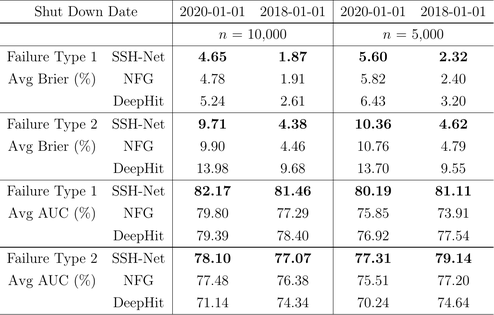
#> input picture output/tables/page_15.png_table_0.png, 494 x 315 px, shrunk from 1138 x 725 before the run
$ jupyter execute --allow-errors Machine_Learning_Project_Final.ipynb
#> lines starting #> are read from the running program, lines starting #| are printed output that depends on the picture; after the words box and inside, x2 and y2 are one past the last pixel; in counts of white or black regions, pixels touching at a corner belong together
# 📄 Machine Learning Project

## Automated Table Extraction from Scientific PDF Documents using Computer Vision and Deep Learning

### Course
Machine Learning

### Team Members
- Mahesh J Dattatreya
- Sirisha Kummari
- Pradeep Singh Yadav

### Group Number
ML_DS_120B_03

### Matriculation Numbers
- 49023456
- 72415466
- 63942446

### Date
June 2026

Cell 2- # Problem Statement

Scientific research papers, reports, and technical documents often contain important information presented in tabular format. Extracting these tables manually is time-consuming, error-prone, and impractical for large collections of documents. Traditional OCR techniques can recognize text but usually fail to preserve the logical structure of tables, such as rows, columns, and cell relationships.

### Objectives

- Convert PDF documents into images
- Detect table regions automatically
- Extract tables from the document
- Recognize table structure
- Convert extracted tables into machine-readable CSV format

### Research Question

How can deep learning-based table detection and structure recognition improve the accuracy and automation of extracting tabular data from scientific PDF documents compared with traditional OCR-only approaches?

Cell 3 - # Dataset Description

### Dataset Source

The dataset consists of scientific research papers in PDF format.

### Files Used

- sample_paper.pdf

### Data Characteristics

- Scientific journal articles
- Multi-page PDF documents
- Tables with rows and columns
- Graphs and figures
- Complex layouts

### Expected Output

For each detected table, the system produces:

- Table boundary
- Table structure
- OCR extracted text
- CSV file

[cell 1]
import os
import cv2
import torch
import numpy as np
import pandas as pd
import matplotlib.pyplot as plt

print("All libraries imported successfully!")
print("Torch:", torch.__version__)
print("NumPy:", np.__version__)
print("OpenCV:", cv2.__version__)
print("Pandas:", pd.__version__)

Cell 4 - # Step 1 : Convert PDF into Images

Scientific papers are first converted into high-resolution page images.

These images are used as input for the table detection model.

[cell 2]
from pdf2image import convert_from_path
import os

# -----------------------------
# Paths
# -----------------------------
pdf_path = "../dataset/pdfs/sample_paper.pdf"
output_dir = "../dataset/images"

# Create output folder
os.makedirs(output_dir, exist_ok=True)

# Verify paths
print("Current Working Directory:", os.getcwd())
print("PDF Exists:", os.path.exists(pdf_path))
print("PDF Path:", os.path.abspath(pdf_path))

# -----------------------------
# Convert PDF to Images
# -----------------------------
try:
    pages = convert_from_path(
        pdf_path,
        dpi=200,
        fmt="png",
        poppler_path="/usr/local/opt/poppler/bin"
    )

    print(f"\nFound {len(pages)} pages.\n")

    for i, page in enumerate(pages):
        image_path = os.path.join(output_dir, f"page_{i+1}.png")
        page.save(image_path, "PNG")
        print(f"Saved: {image_path}")

    print("\n✅ PDF successfully converted to images!")

except Exception as e:
    print("\n❌ Error occurred:")
    print(type(e).__name__)
    print(e)

[cell 3]
import os

print(os.getcwd())
print(os.path.exists("../dataset/pdfs/sample_paper.pdf"))
print(os.path.abspath("../dataset/pdfs/sample_paper.pdf"))

cell 5 -# Step 2: Table Detection

This step detects tables present in the document pages using the Microsoft Table Transformer model.

**Input**
- Images generated from the PDF

**Output**
- Cropped table images
- Table bounding boxes

[cell 4]
from PIL import Image, ImageDraw
import matplotlib.pyplot as plt
import os
import torch
from transformers import (
    AutoImageProcessor,
    TableTransformerForObjectDetection,
)

# -----------------------------
# Input image (cropped table)
# -----------------------------
image_path = "../output/tables/page_15.png_table_0.png"

if not os.path.exists(image_path):
    raise FileNotFoundError(f"Image not found: {image_path}")

print("Loading image...")
image = Image.open(image_path).convert("RGB")
#> image is the input picture: PIL image 494x315 RGB; min 0, max 255, mean 239

# -----------------------------
# Load Table Transformer
# -----------------------------
print("Loading processor...")
#> (the rest of this cell did not finish here and is left out)

Cell 6 - ## ## Step 3: Table Structure Recognition

This step uses Microsoft's **Table Transformer Structure Recognition** model to identify the internal layout of the detected table.

The model predicts the structural elements of the table, including:

- Rows
- Columns
- Column headers
- Spanning cells

The detected structures are visualized by drawing bounding boxes on the table image.

[cell 5]
from PIL import Image, ImageDraw
import matplotlib.pyplot as plt
import os
import torch

from transformers import (
    AutoImageProcessor,
    TableTransformerForObjectDetection
)

# --------------------------------------------------
# Input table image
# --------------------------------------------------
image_path = "../output/tables/page_15.png_table_0.png"

if not os.path.exists(image_path):
    raise FileNotFoundError(f"Image not found: {image_path}")

print("Loading table image...")
image = Image.open(image_path).convert("RGB")

# --------------------------------------------------
# Load Structure Recognition Model
# --------------------------------------------------
print("Loading processor...")

#> (the rest of this cell did not finish here and is left out)

### Result

The Table Transformer Structure Recognition model successfully identified the internal components of the detected table.

The predicted structural elements, including rows, columns, headers, and spanning cells, are highlighted with bounding boxes.

This structural information is used in the next stage to accurately locate individual table cells before OCR is performed.

## Step 4: Cell Detection

After identifying the table structure, the next step is to detect the individual table cells.

This is achieved using traditional computer vision techniques:

- Convert the image to grayscale
- Apply binary thresholding
- Detect horizontal and vertical lines using morphological operations
- Combine the detected lines to reconstruct the table grid
- Detect contours corresponding to individual cells
- Draw bounding boxes around each detected cell

These detected cells will be passed to the OCR module in the next stage.

[cell 6]
import cv2
import numpy as np
import matplotlib.pyplot as plt
import os

# --------------------------------------------------
# Load page image
# --------------------------------------------------
image_path = "../dataset/images/page_20.png"

if not os.path.exists(image_path):
    raise FileNotFoundError(f"Image not found: {image_path}")

image = cv2.imread(image_path)
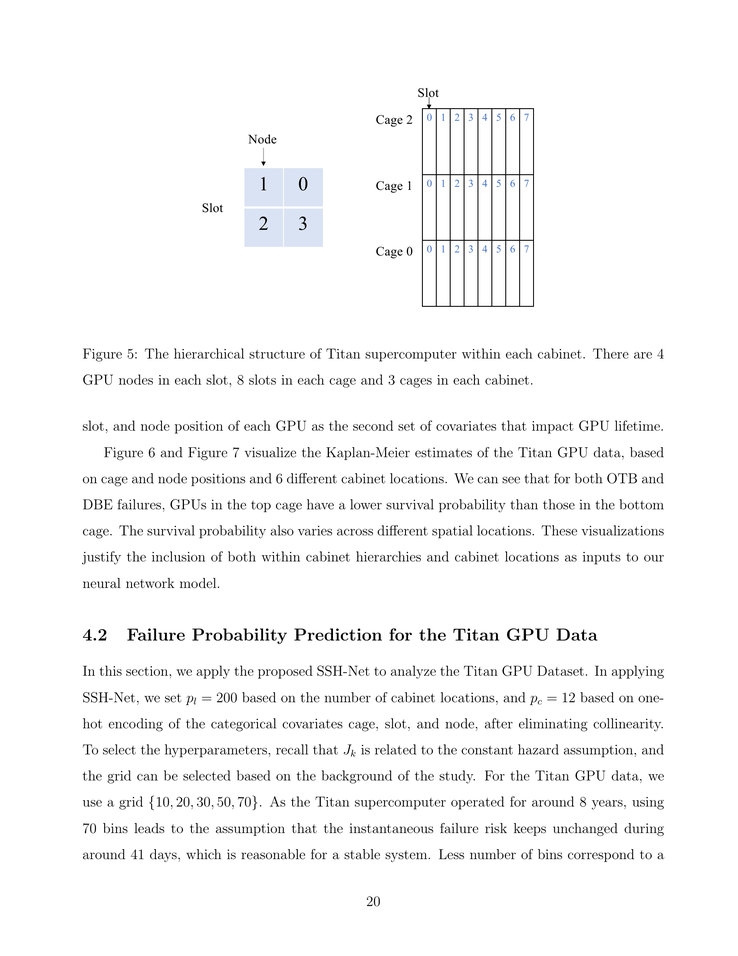
#> input picture dataset/images/page_20.png, 738 x 956 px, shrunk from 1700 x 2200 before the run
#> image is the input picture: shape (956, 738, 3); mean B, G, R 247.1, 246.9, 246.8

# --------------------------------------------------
# Convert to grayscale
# --------------------------------------------------
gray = cv2.cvtColor(image, cv2.COLOR_BGR2GRAY)

# --------------------------------------------------
# Binary Threshold
# --------------------------------------------------
_, binary = cv2.threshold(
    gray,
    180,
    255,
    cv2.THRESH_BINARY_INV
)
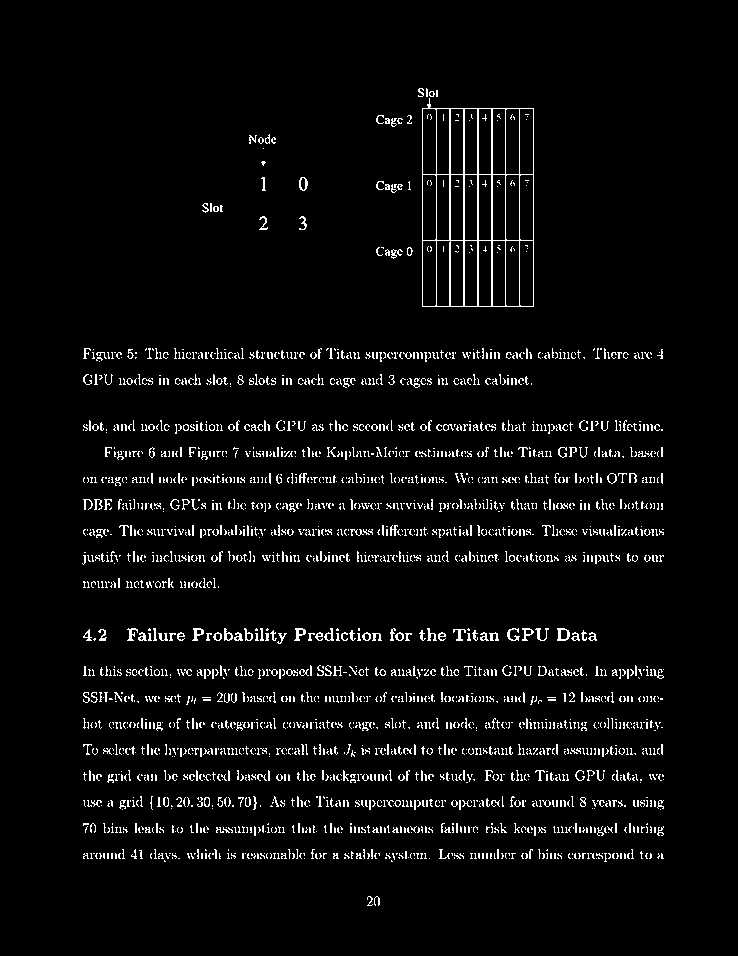
#> binary: shape (956, 738); 4.3% white in thin lines or dots, all inside (x1, y1, x2, y2) = (82, 88, 664, 906)

# --------------------------------------------------
# Detect Horizontal Lines
# --------------------------------------------------
horizontal_kernel = cv2.getStructuringElement(
    cv2.MORPH_RECT,
    (40, 1)
)

horizontal = cv2.morphologyEx(
    binary,
    cv2.MORPH_OPEN,
    horizontal_kernel
)
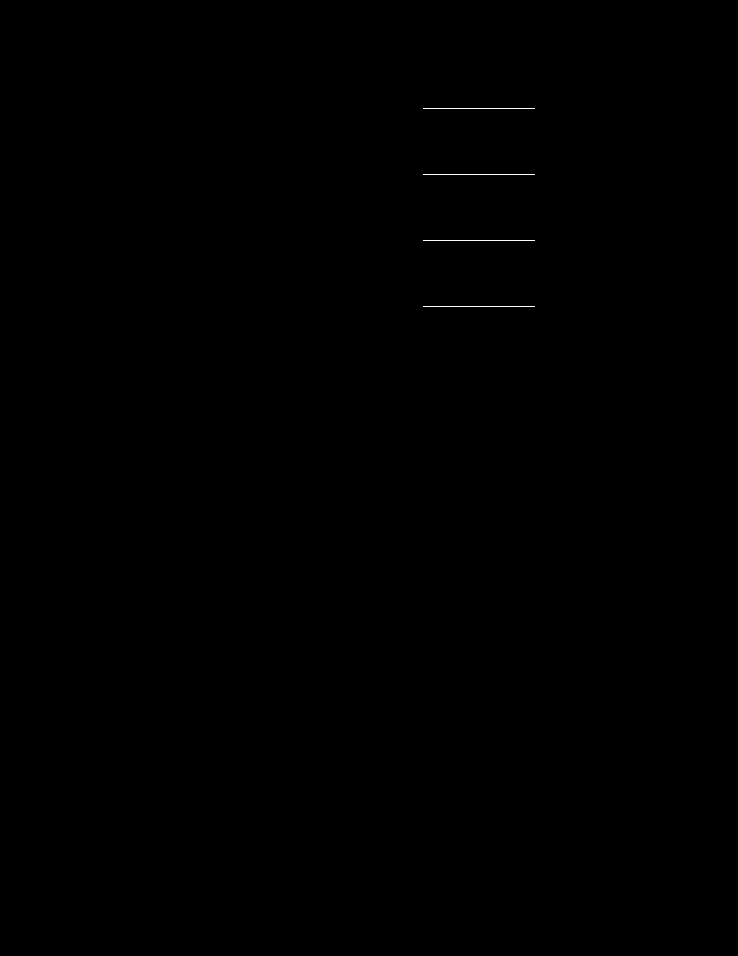
#> horizontal: shape (956, 738); 0.06% white in thin lines or dots, all inside (x1, y1, x2, y2) = (423, 108, 535, 307)

# --------------------------------------------------
# Detect Vertical Lines
# --------------------------------------------------
vertical_kernel = cv2.getStructuringElement(
    cv2.MORPH_RECT,
    (1, 40)
)

vertical = cv2.morphologyEx(
    binary,
    cv2.MORPH_OPEN,
    vertical_kernel
)
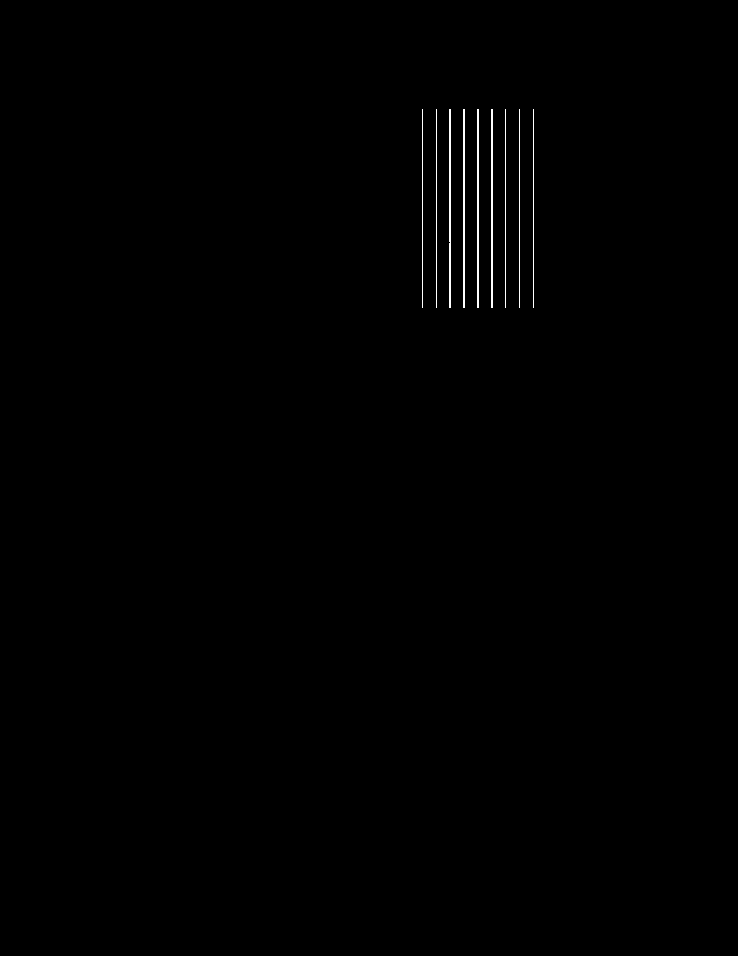
#> vertical: shape (956, 738); 0.37% white in thin lines or dots, all inside (x1, y1, x2, y2) = (422, 109, 534, 308)

# --------------------------------------------------
# Combine Table Structure
# --------------------------------------------------
table_structure = cv2.add(horizontal, vertical)
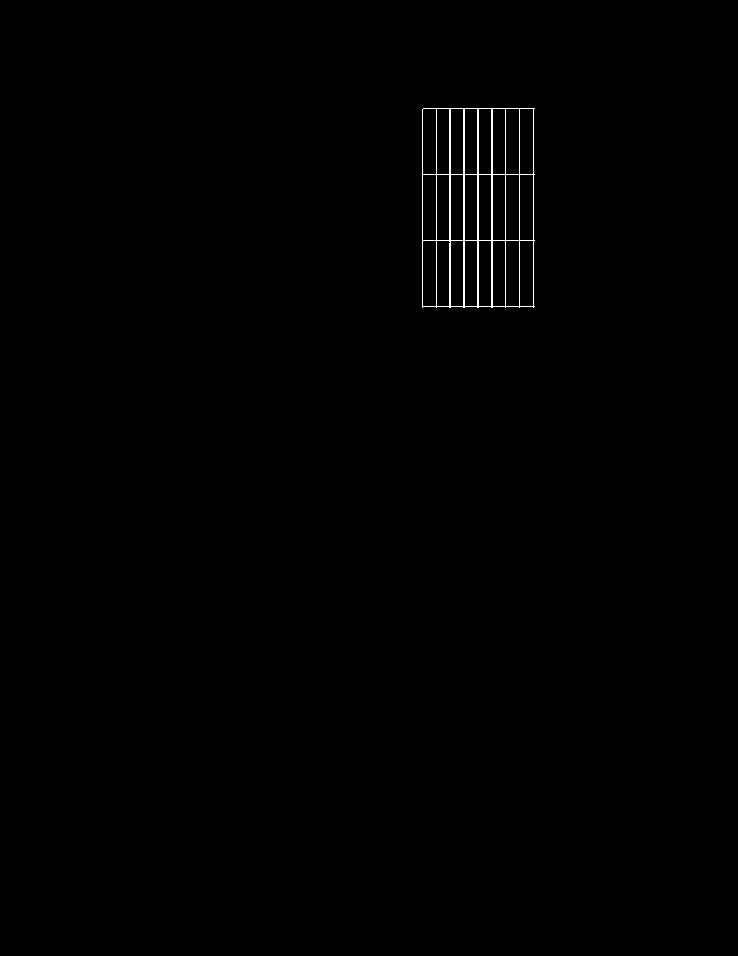
#> table_structure: shape (956, 738); 0.42% white in thin lines or dots, all inside (x1, y1, x2, y2) = (422, 108, 535, 308)

# --------------------------------------------------
# Find Cell Contours
# --------------------------------------------------
contours, _ = cv2.findContours(
    table_structure,
    cv2.RETR_TREE,
    cv2.CHAIN_APPROX_SIMPLE
)
#> contours = 25 contours; largest, box (x1, y1, x2, y2) and area: (422, 108, 535, 308) 21993, (519, 240, 534, 307) 922, (505, 240, 520, 307) 922, (422, 240, 437, 307) 922, (519, 174, 534, 241) 922

output = image.copy()

cell_count = 0

for contour in contours:

    x, y, w, h = cv2.boundingRect(contour)

    # Ignore tiny contours
    if w > 30 and h > 20:

        cell_count += 1

        cv2.rectangle(
            output,
            (x, y),
            (x + w, y + h),
            (0, 0, 255),
            2
        )
#> this loop made 25 passes
#> (x, y, w, h, cell_count) on pass 1: (422, 108, 113, 200, 1)
#> (x, y, w, h) on passes 2 to 7: (519, 240, 15, 67), (505, 240, 15, 67), (492, 240, 14, 67), (478, 240, 14, 67), (464, 240, 14, 67), (450, 240, 14, 67)
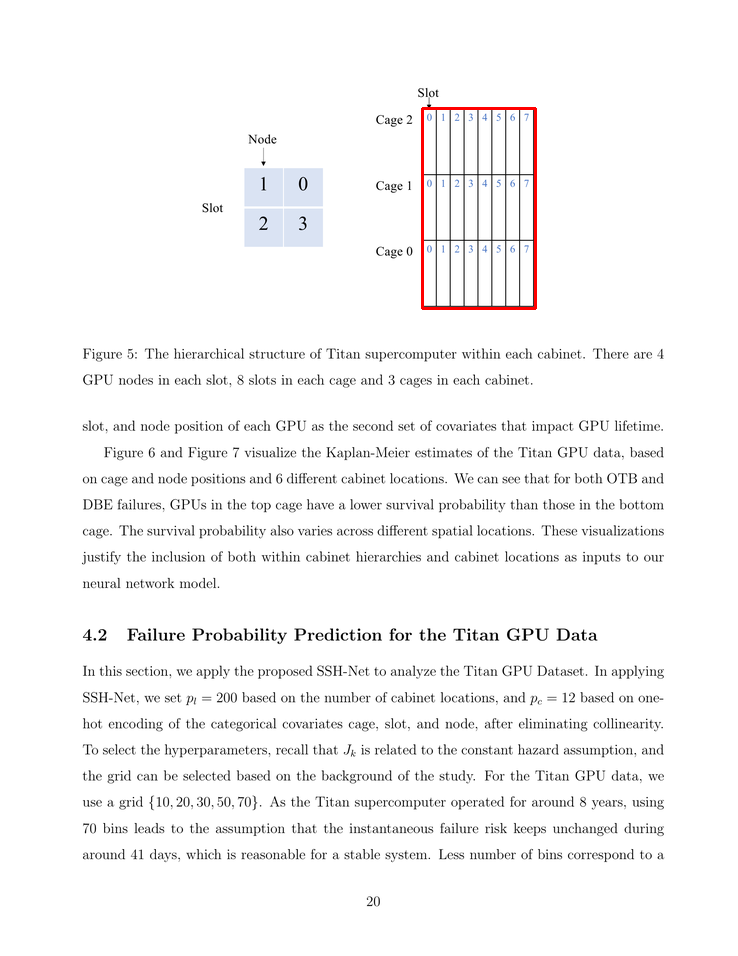
#> output: shape (956, 738, 3); 0.27% of pixels changed, all inside (x1, y1, x2, y2) = (421, 107, 537, 310)
#> after the loop, cell_count = 1

# --------------------------------------------------
# Save Result
# --------------------------------------------------
output_dir = "../output"
os.makedirs(output_dir, exist_ok=True)

output_path = os.path.join(
    output_dir,
    "detected_cells.png"
)

cv2.imwrite(output_path, output)

print(f"Detected {cell_count} cells")
#| Detected 1 cells
print(f"Result saved to: {output_path}")

# --------------------------------------------------
# Display Result
# --------------------------------------------------
plt.figure(figsize=(12,8))
plt.imshow(cv2.cvtColor(output, cv2.COLOR_BGR2RGB))
plt.title("Detected Table Cells")
plt.axis("off")
plt.show()

### Result

The morphological image processing approach successfully identified the individual table cells by detecting horizontal and vertical grid lines.

Bounding boxes were drawn around each detected cell and the resulting image was saved for further OCR processing.

The detected cells serve as the input to the OCR stage, where text is extracted from each table cell.

## Step 5: Optical Character Recognition (OCR)

After detecting the table and its structure, Optical Character Recognition (OCR) is performed to extract the textual content from the table image.

This project uses the **Tesseract OCR Engine**, which converts the table image into machine-readable text.

**Process**
- Load the detected table image
- Convert the image to grayscale
- Apply OCR using Tesseract
- Display the extracted text

The extracted text will be used in the final step to generate a structured CSV file.

[cell 7]
import cv2
import pytesseract
import os

# --------------------------------------------------
# Path to detected table image
# --------------------------------------------------
image_path = "../output/tables/page_15.png_table_0.png"

if not os.path.exists(image_path):
    raise FileNotFoundError(f"Image not found: {image_path}")

# --------------------------------------------------
# Load Image
# --------------------------------------------------
img = cv2.imread(image_path)

# --------------------------------------------------
# Convert to Grayscale
# --------------------------------------------------
gray = cv2.cvtColor(img, cv2.COLOR_BGR2GRAY)
#> gray: shape (315, 494)

# --------------------------------------------------
# Perform OCR
# --------------------------------------------------
#> (the rest of this cell did not finish here and is left out)
